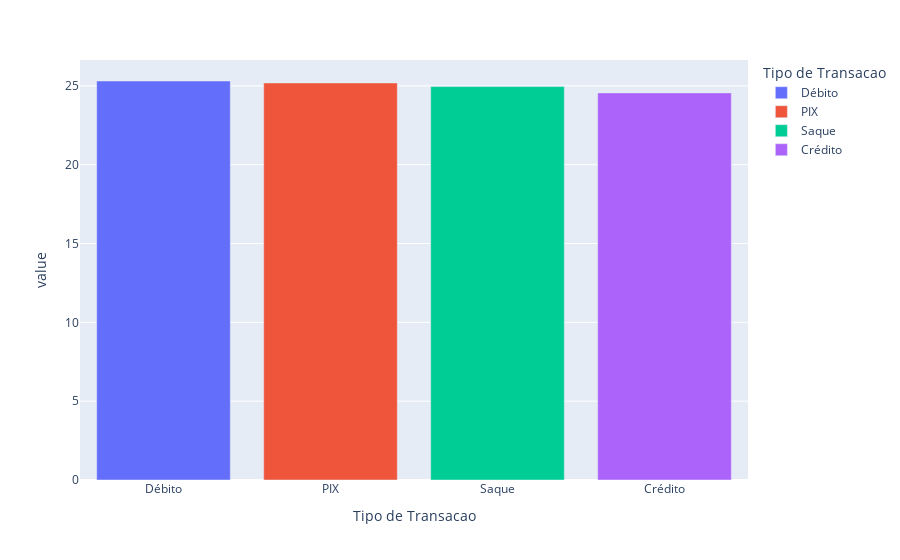

Notebook cell for this chart:
### Code cell
percentual_tipo_transasao = df_transacoes.value_counts('Tipo de Transacao') / len(df_transacoes) * 100
px.bar(percentual_tipo_transasao, color=percentual_tipo_transasao.index)

### Figure 1 — Plotly figure (JSON) as saved in the notebook; plotly's stock layout.template omitted (floating-point values rounded to 4 significant figures)
{"data": [{"hovertemplate": "Tipo de Transacao=%{x}<br>value=%{y}<extra></extra>", "legendgroup": "Débito", "marker": {"color": "#636efa", "pattern": {"shape": ""}}, "name": "Débito", "orientation": "v", "showlegend": true, "textposition": "auto", "type": "bar", "x": ["Débito"], "xaxis": "x", "y": [25.31], "yaxis": "y"}, {"hovertemplate": "Tipo de Transacao=%{x}<br>value=%{y}<extra></extra>", "legendgroup": "PIX", "marker": {"color": "#EF553B", "pattern": {"shape": ""}}, "name": "PIX", "orientation": "v", "showlegend": true, "textposition": "auto", "type": "bar", "x": ["PIX"], "xaxis": "x", "y": [25.18], "yaxis": "y"}, {"hovertemplate": "Tipo de Transacao=%{x}<br>value=%{y}<extra></extra>", "legendgroup": "Saque", "marker": {"color": "#00cc96", "pattern": {"shape": ""}}, "name": "Saque", "orientation": "v", "showlegend": true, "textposition": "auto", "type": "bar", "x": ["Saque"], "xaxis": "x", "y": [24.95], "yaxis": "y"}, {"hovertemplate": "Tipo de Transacao=%{x}<br>value=%{y}<extra></extra>", "legendgroup": "Crédito", "marker": {"color": "#ab63fa", "pattern": {"shape": ""}}, "name": "Crédito", "orientation": "v", "showlegend": true, "textposition": "auto", "type": "bar", "x": ["Crédito"], "xaxis": "x", "y": [24.55], "yaxis": "y"}], "layout": {"barmode": "relative", "legend": {"title": {"text": "Tipo de Transacao"}, "tracegroupgap": 0}, "margin": {"t": 60}, "xaxis": {"anchor": "y", "categoryarray": ["Débito", "PIX", "Saque", "Crédito"], "categoryorder": "array", "domain": [0, 1], "title": {"text": "Tipo de Transacao"}}, "yaxis": {"anchor": "x", "domain": [0, 1], "title": {"text": "value"}}}}
